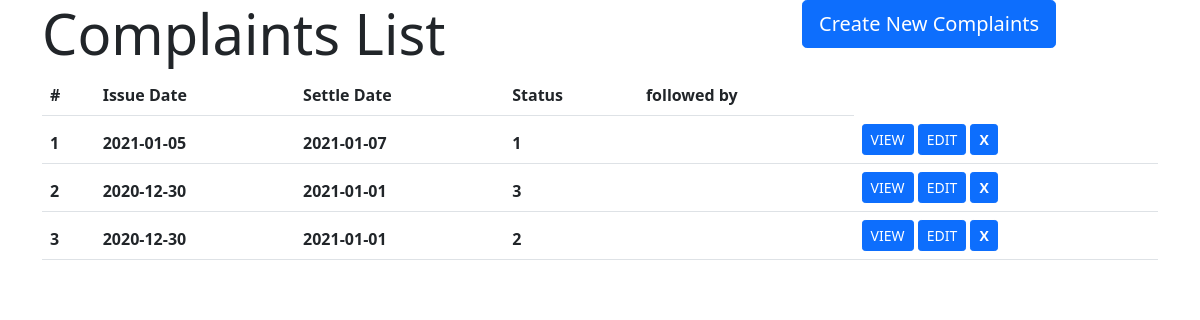
The page /complaints/readComplaint.php (signed in) on the database its author committed.
### tables this page shows
CREATE TABLE `complaints` (
  `compID` int(10) NOT NULL,
  `c_userIC` varchar(12) DEFAULT NULL,
  `c_assetID` varchar(10) DEFAULT NULL,
  `c_roomID` varchar(10) DEFAULT NULL,
  `c_status` varchar(2) DEFAULT '1',
  `proposedDate` datetime NOT NULL DEFAULT sysdate(),
  `detail` text DEFAULT NULL,
  `setledDate` datetime DEFAULT NULL,
  `action_desc` text DEFAULT NULL,
  `followedBy` varchar(12) DEFAULT NULL,
  `c_img_path` varchar(50) DEFAULT NULL
);

### complaints/readComplaint.php (the view, shortened to what this page needs)
<?php
    require_once("../dbconfig.php");
    $sql = "SELECT * FROM complaints ORDER BY compID ASC;";
    $result  = mysqli_query($conn, $sql);
?>
<!DOCTYPE html>
<html lang="en">
<head>
    <link href="https://cdn.jsdelivr.net/npm/bootstrap@5.0.0-beta1/dist/css/bootstrap.min.css" rel="stylesheet">
</head>
<body>
    <div class="container">
        <div class="row align-items-start">
            <div class="col-8"><h1 class="display-4">Complaints List</h1></div>
            <div class="col-4"><a href="createComplaint.php" class="btn btn-primary btn-lg">Create New Complaints</a></div>
        </div>
        <table class="table">
            <thead>
                <tr>
                    <th scope="col">#</th>
                    <th scope="col">Issue Date</th>
                    <th scope="col">Settle Date</th>
                    <th scope="col">Status</th>
                    <th scope="col">followed by</th>
                </tr>
                <?php
                    while($row = mysqli_fetch_array($result)){
                        $pDate = explode(" ", $row["proposedDate"]);
                        $sDate = explode(" ", $row["setledDate"]);
                        echo"<tr>";
                        echo "<th scope='row'>".$row["compID"]."</th>";
                        echo "<th>".$pDate[0]."</th>";
                        echo "<th>".$sDate[0]."</th>";
                        echo "<th>".$row["c_status"]."</th>";
                        echo "<th>".$row["followedBy"]."</th>";
                    ?>
                    <th>
                        <a href="detailComplaint.php?id=<?php echo $row["compID"]; ?>" class="btn btn-primary btn-sm">VIEW</a>
                        <a href="modifyComplaint.php?id=<?php echo $row["compID"]; ?>" class="btn btn-primary btn-sm">EDIT</a>
                        <a href="deleteComplaint.php?id=<?php echo $row["compID"]; ?>" class="btn btn-primary btn-sm"><strong>X</strong></a>
                    </th>
                <?php
                        echo"</tr>";
                    }
                ?>
            </thead>
        </table>
    </div>
</body>
</html>

### rows shown on the page
complaints: compID "1", proposedDate "2021-01-05", setledDate "2021-01-07", c_status "1"
complaints: compID "2", proposedDate "2020-12-30", setledDate "2021-01-01", c_status "3"
complaints: compID "3", proposedDate "2020-12-30", setledDate "2021-01-01", c_status "2"
